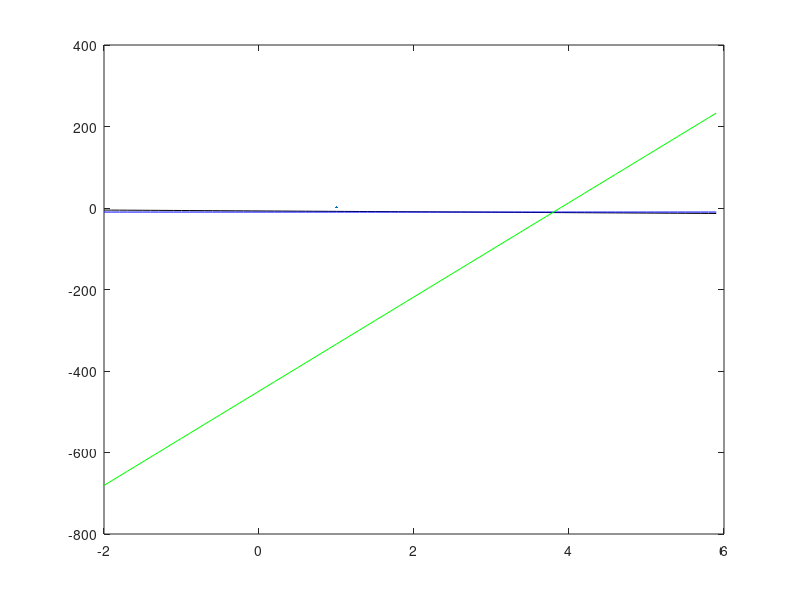

This chart was generated by the following MATLAB code: (Note: this script raises an error after producing the figure.)
%%%%%%%%%%%%%%%%%%  T91  %%%%%%%%%%%%%%%%%%%%%%%%%%%%%%
close all; clear all;
global T91s100T873 T91s125T873 T91s150T873 T91s200T873 T91s225T873 T91s250T873 .....
    T91s100T923 T91s100T973 fsize msize

fsize=14;
Temp=873;
i_max=8/0.1;
x=zeros(1,i_max);
y=zeros(1,i_max);
xx=zeros(1,i_max);

%  General model:
%      f_p(sig,T) = A*sig+B*T+C
%      Coefficients (with 95% confidence bounds):
%        A =    -0.02193  (-0.02648, -0.01737)
%        B =    -0.02796  (-0.03541, -0.02051)
%        C =       28.55  (21.5, 35.6)



sig=100;

x_A=@(s,T) 31.2-0.024*s-0.03*T;
y_A=@(s,T) -33.66+11.86*log10(s+1.15*(T-873));
x_B=@(s,T) 20.8-8.5*log10(s+1.15*(T-873));
x_C=@(s,T) x_B(s,T)+0.0006*(s+T-873);

a1=(-4-y_A(sig,Temp))/(-3-x_A(sig,Temp));
b1=-4+3*a1;
a3=(-3-y_A(sig,Temp))/(x_C(sig,Temp)-x_B(sig,Temp));
b3=-3-a3*x_C(sig,Temp);
for i=1:i_max 
 x(i)=-2+(i-1)*0.1;
y_1(i)=a1*x(i)+b1;
y_2(i)=y_A(sig,Temp);
y_3(i)=a3*x(i)+b3;
end

figure(1);
plot (x,y_1,'k',x,y_2,'b',x,y_3,'g',LineWidth=2)
hold on
xline(1.01*x_C(sig,Temp),'r--',LineWidth=2)
txt1 = '\leftarrow Tertiary';
text(0.98*x_C(sig,Temp),-9,txt1,'FontSize',fsize);
hold on
xline(x_A(sig,Temp),'r--',LineWidth=2)
txt2 =  'Secondary';
text(3.2,-6,txt2,'FontSize',fsize,Rotation=90)
hold on
xline(0.98*x_B(sig,Temp),'r--',LineWidth=2)
txt3 =  'Primary';
text(0,-4,txt3,'FontSize',fsize);
txt4='(\tau_0,e_0)';
text(-1.8,-5,txt4,'FontSize',fsize);
txt5='(\tau_p,e_p)';
text(1.8,-10.2,txt5,'FontSize',fsize);
txt6='(\tau_s,e_s)';
text(2.8,-9.5,txt6,'FontSize',fsize);
txt7='(\tau_r,e_r)';
text(4,-3,txt7,'FontSize',fsize);
hold on;
plot(-2, -5, 'ro', 'MarkerSize', 8,'MarkerFaceColor','r');
hold on;
plot(x_A(sig,Temp), y_A(sig,Temp), 'ro', 'MarkerSize', 8,'MarkerFaceColor','r');
hold on;
plot(0.99*x_B(sig,Temp), y_A(sig,Temp), 'ro', 'MarkerSize', 8,'MarkerFaceColor','r');
hold on;
plot(1.01*x_C(sig,Temp), -3, 'ro', 'MarkerSize', 8,'MarkerFaceColor','r');
xlim([-2 6])
ylim([-12 -2])
ylabel('log(\epsilon) [%.s^{-1}]','FontName','Times New Roman','FontSize',fsize)
xlabel('log(time) [hour]','FontName','Times New Roman','FontSize',fsize)
% loglog(xx,y,LineWidth=2)
% loglog(10.^T91s100T873(:,1),10.^T91s100T873(:,2),'r o')
% xlim([10^(-2) 2*10^4])
% ylim([10^(-11) 10^(-2)])
% hold on
% 
% end
% q=100*cumtrapz(y);
% figure( 'Name', 'Creep Strain for T91' );
% plot(xx,q,LineWidth=2)
% % xlim=([0 10]);
% % ylim=([0 30]);
% ylabel('\epsilon [%]','FontName','Times New Roman','FontSize',fsize)
% xlabel('Time [hour]','FontName','Times New Roman','FontSize',fsize)
% 
% hold off